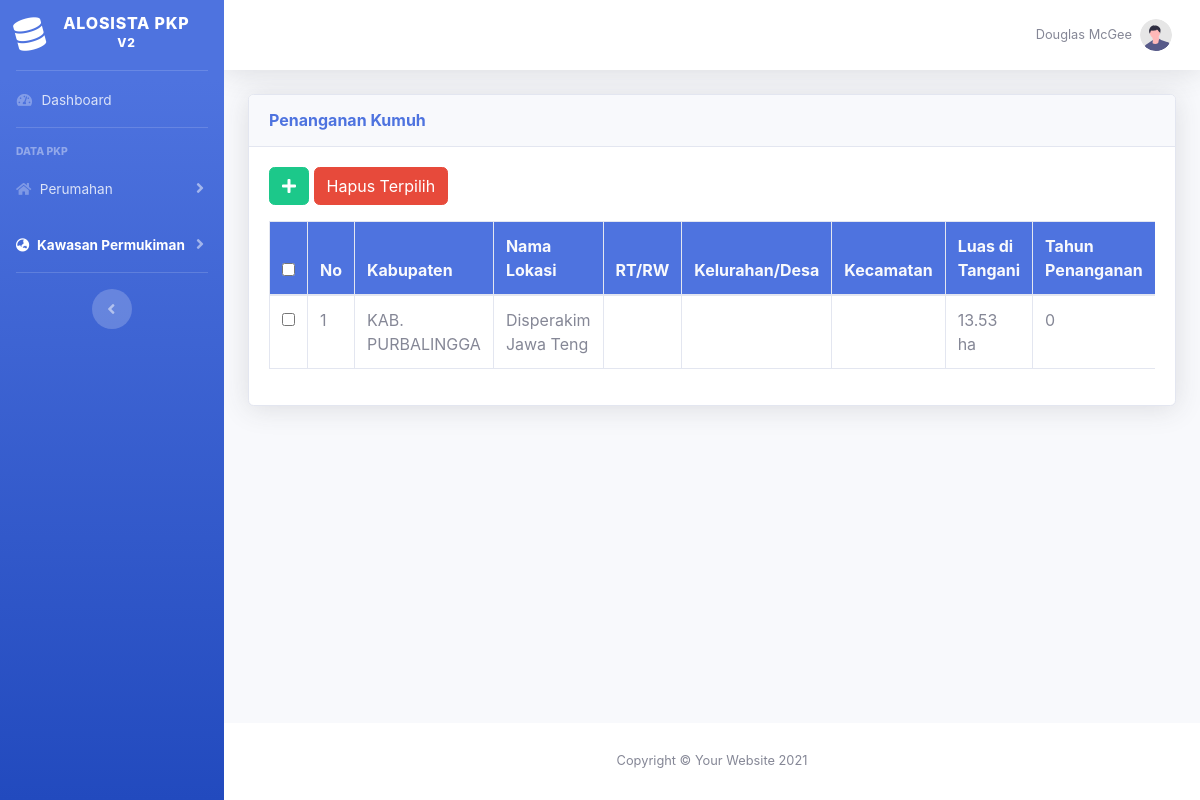
/kawasan_permukiman/penanganan_kumuh, run on an earlier commit of the app's database.
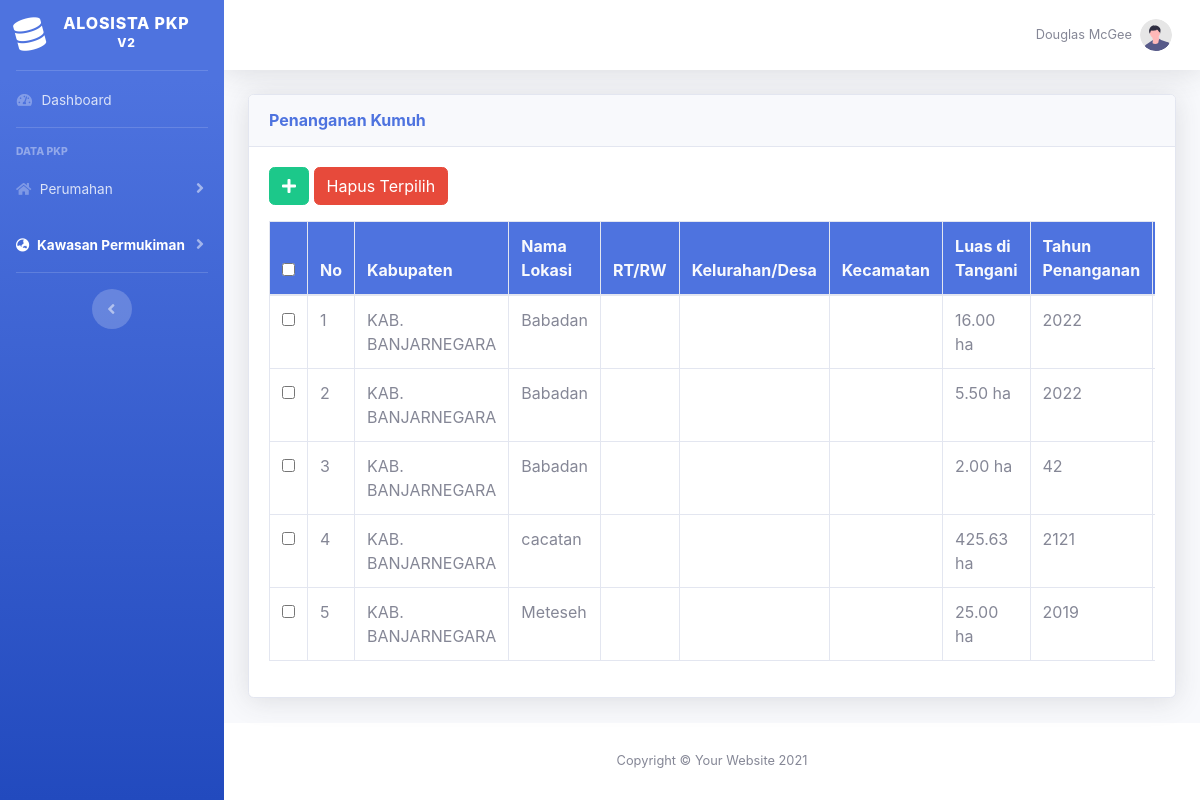
And on a later commit of the database.
### tables this page shows
CREATE TABLE `penanganan_lokasi_kumuh` (
  `id_penanganan` int(11) NOT NULL,
  `proposal` varchar(20) NOT NULL,
  `kegiatan` varchar(80) NOT NULL,
  `tahun` int(4) NOT NULL,
  `sumber_dana` varchar(20) NOT NULL,
  `luas_tertangani` decimal(6,2) NOT NULL,
  `lng` varchar(20) NOT NULL,
  `lat` varchar(20) NOT NULL,
  `id_lokasi` int(11) NOT NULL
);

CREATE TABLE `reg_regencies` (
  `id` char(5) NOT NULL,
  `province_id` char(2) NOT NULL,
  `name` varchar(255) NOT NULL
);

CREATE TABLE `lokasi_kumuh` (
  `id_lokasi` int(11) NOT NULL,
  `lokasi` varchar(20) NOT NULL,
  `luas` decimal(6,2) NOT NULL,
  `lingkup_administratif` varchar(100) NOT NULL,
  `lng` varchar(20) NOT NULL,
  `lat` varchar(20) NOT NULL,
  `tingkat_kumuh` varchar(6) NOT NULL,
  `luas_akhir` decimal(6,2) NOT NULL,
  `id_sk` int(6) NOT NULL
);

### application/controllers/kawasan_permukiman/Penanganan_kumuh.php (called while the page is built, shortened)
<?php
class Penanganan_kumuh extends CI_Controller
{
    public function __construct()
    {
        $this->load->model('model_penanganan_kumuh');
        $this->load->model('model_for_all');
    }
    public function index($offset = 0)
    {
        $data['title'] = "Penanganan Kumuh";
        $data['penanganan_kumuh'] = $this->model_penanganan_kumuh->get()->result_array();
        $this->load->view('templates/header', $data);
        $this->load->view('templates/sidebar');
        $this->load->view('templates/topbar');
        $this->load->view('kawasan/penanganan_kumuh/index', $data);
        $this->load->view('templates/footer');
    }
}

### index.php (called while the page is built, shortened)
<?php
require_once BASEPATH.'core/CodeIgniter.php';

### application/models/Model_penanganan_kumuh.php (called while the page is built, shortened)
<?php
class Model_penanganan_kumuh extends CI_Model
{
    public function get()
    {
        $result = $this->db->get();
        return $result;
    }
}

### application/views/kawasan/penanganan_kumuh/index.php (the view, shortened to what this page needs)
<div class="container-fluid">
    <form action="<?php echo base_url('kawasan_permukiman/penanganan_kumuh/delete_selected') ?>" method="POST">
        <div class="card shadow mb-4 ">
            <div class="card-header py-3">
                <h6 class="m-0 font-weight-bold text-primary"><?= $title ?></h6>
            </div>
            <div class="card-body">
                <a class="btn btn-success  mb-3 ml-auto" href="<?php echo base_url('kawasan_permukiman/penanganan_kumuh/add') ?>">
                    <span class="icon">
                        <i class="fas fa-plus"></i>
                    </span>
                </a>
                <button type="submit" class="btn btn-danger  mb-3 ml-auto" value="Delete" onclick="return confirm('Apakah Anda Yakin Mengapus Baris yang Anda Pilih ?')">Hapus Terpilih</button>
                <div class="table-responsive">
                    <table class="table table-bordered table-hover" width="100%" cellspacing="0">
                        <thead class="bg-primary text-light">
                            <tr>
                                <th><input type="checkbox" id="select-all"></th>
                                <th>No</th>
                                <th>Kabupaten</th>
                                <th>Nama Lokasi</th>
                                <th>RT/RW</th>
                                <th>Kelurahan/Desa</th>
                                <th>Kecamatan</th>
                                <th>Luas di Tangani</th>
                                <th>Tahun Penanganan</th>
                                <th>Jenis Kegiatan</th>
                            </tr>
                        </thead>
                        <tbody>
                            <?php $i = 1; ?>
                            <?php foreach ($penanganan_kumuh as $key) : ?>
                                <tr>
                                    <td><input type="checkbox" name="id[]" value="<?php echo $key['id_penanganan']; ?>"></td>
                                    <td><?php echo $i++; ?></td>
                                    <td><?php echo $key['kabupaten']; ?></td>
                                    <td><?php echo $key['nama_lokasi']; ?></td>
                                    <td><?php echo $key['rt_rw']; ?></td>
                                    <td><?php echo $key['kelurahan']; ?></td>
                                    <td><?php echo $key['kecamatan']; ?></td>
                                    <td><?php echo $key['luas_tertangani']; ?> ha</td>
                                    <td><?php echo $key['tahun']; ?></td>
                                    <td><?php echo $key['kegiatan']; ?></td>
                                </tr>
                            <?php endforeach; ?>
                        </tbody>
                    </table>
                </div>
            </div>
        </div>
    </form>
</div>
</div>

### application/views/templates/header.php (shortened to what this page needs)
<!DOCTYPE html>
<html lang="en">
<head>
    <link href="<?= base_url('assets/vendor/fontawesome-free/css/all.css') ?>" rel="stylesheet">
    <link href="<?= base_url('assets/css/sb-admin-2.min.css') ?>" rel="stylesheet">
    <link href="<?= base_url('assets/vendor/bootstrap-select/dist/css/bootstrap-select.min.css') ?>" rel="stylesheet">
    <link href="<?php echo base_url() ?>assets/vendor/datatables/dataTables.bootstrap4.min.css" rel="stylesheet">
</head>
<body id="page-top">
    <div id="wrapper">

### application/views/templates/sidebar.php (shortened to what this page needs)
<ul class="navbar-nav bg-gradient-primary sidebar sidebar-dark accordion" id="accordionSidebar">
    <a class="sidebar-brand d-flex align-items-center justify-content-center" href="index.html">
        <div class="sidebar-brand-icon rotate-n-15">
            <i class="fas fa-database"></i>
        </div>
        <div class="sidebar-brand-text mx-3">Alosista PKP <sup>V2</sup></div>
    </a>
    <hr class="sidebar-divider my-0">
    <li class="nav-item <?php if ($this->uri->segment(1) == "dashboard") {
                            echo "active";
                        } ?>">
        <a class="nav-link" href="<?= base_url('dashboard') ?>">
            <i class="fas fa-fw fa-tachometer-alt"></i>
            <span>Dashboard</span></a>
    </li>
    <hr class="sidebar-divider">
    <div class="sidebar-heading">
        Data PKP
    </div>
    <li class="nav-item">
        <a class="nav-link collapsed" href="#" data-toggle="collapse" data-target="#collapseUtilities" aria-expanded="true" aria-controls="collapseUtilities">
            <i class="fas fa-home"></i>
            <span>Perumahan</span>
        </a>
    </li>
    <li class="nav-item <?php if ($this->uri->segment(1) == "kawasan_permukiman") {
                            echo "active";
                        } ?>">
        <a class="nav-link collapsed" href="#" data-toggle="collapse" data-target="#collapseTwo" aria-expanded="true" aria-controls="collapseTwo">
            <i class="fas fa-globe-asia"></i>
            <span>Kawasan Permukiman</span>
        </a>
    </li>
    <hr class="sidebar-divider">
    <div class="text-center d-none d-md-inline">
        <button class="rounded-circle border-0" id="sidebarToggle"></button>
    </div>
</ul>

### application/views/templates/topbar.php (shortened to what this page needs)
<div id="content-wrapper" class="d-flex flex-column">
    <div id="content">
        <nav class="navbar navbar-expand navbar-light bg-white topbar mb-4 static-top shadow">
            <ul class="navbar-nav ml-auto">
                <li class="nav-item dropdown no-arrow">
                    <a class="nav-link dropdown-toggle" href="#" id="userDropdown" role="button" data-toggle="dropdown" aria-haspopup="true" aria-expanded="false">
                        <span class="mr-2 d-none d-lg-inline text-gray-600 small">Douglas McGee</span>
                        <img class="img-profile rounded-circle" src="<?= base_url('assets/img/undraw_profile.svg') ?>">
                    </a>
                </li>
            </ul>
        </nav>

### application/views/templates/footer.php (shortened to what this page needs)
<footer class="sticky-footer bg-white">
    <div class="container my-auto">
        <div class="copyright text-center my-auto">
            <span>Copyright &copy; Your Website 2021</span>
        </div>
    </div>
</footer>
</div>
</div>
</body>
</html>

What changed in the data, as far as the page shows it:
removed penanganan_lokasi_kumuh: reg_regencies.name "KAB. PURBALINGGA", id_lokasi.lokasi "Disperakim Jawa Teng", luas_tertangani "13.53", tahun "0"
added penanganan_lokasi_kumuh: reg_regencies.name "KAB. BANJARNEGARA", id_lokasi.lokasi "Babadan", luas_tertangani "16.00", tahun "2022"
added penanganan_lokasi_kumuh: reg_regencies.name "KAB. BANJARNEGARA", id_lokasi.lokasi "Babadan", luas_tertangani "5.50", tahun "2022"
added penanganan_lokasi_kumuh: reg_regencies.name "KAB. BANJARNEGARA", id_lokasi.lokasi "Babadan", luas_tertangani "2.00", tahun "42"
added penanganan_lokasi_kumuh: reg_regencies.name "KAB. BANJARNEGARA", id_lokasi.lokasi "cacatan", luas_tertangani "425.63", tahun "2121"
added penanganan_lokasi_kumuh: reg_regencies.name "KAB. BANJARNEGARA", id_lokasi.lokasi "Meteseh", luas_tertangani "25.00", tahun "2019"
